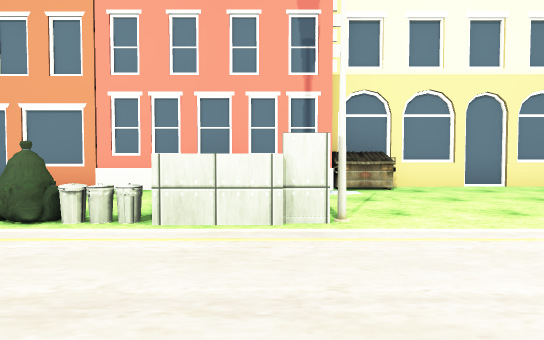
View 1 (above)

24 first-person views from a walk through a Unity game level. The camera is 1.2 m above the floor, tilts 2° down and sees 75° across. The floor is counted in squares, 2 m on a side. Each view is taken from the middle of a square. On the plan, view 1 faces up. The plan holds only what a view shows up to about 10 squares ahead; the rest is blank. The place goes on beyond the plan. The player character is not drawn. Some surface patterns are stand-ins.

View 2
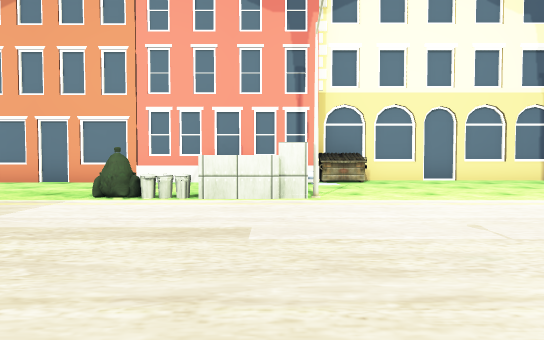

View 3
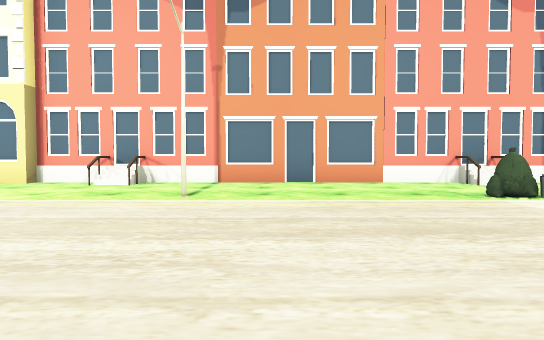

View 4
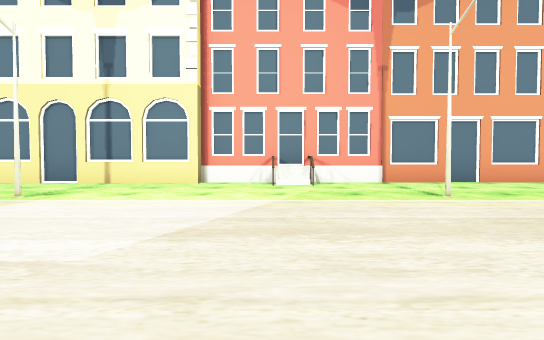

View 5
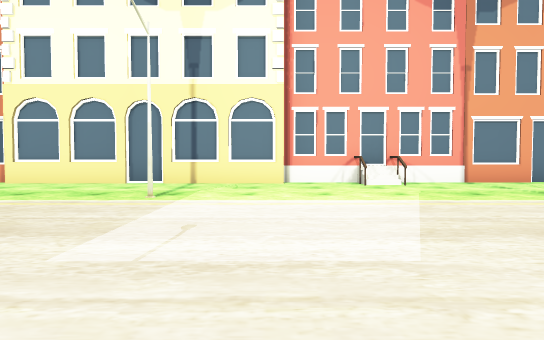

View 6
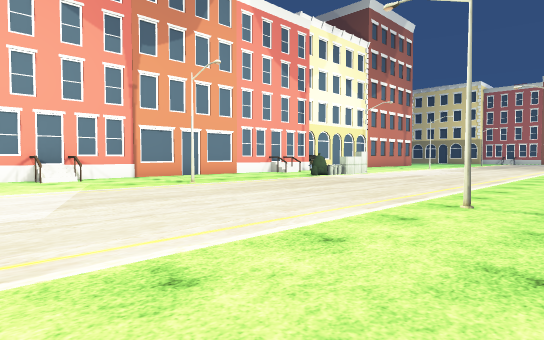

View 7
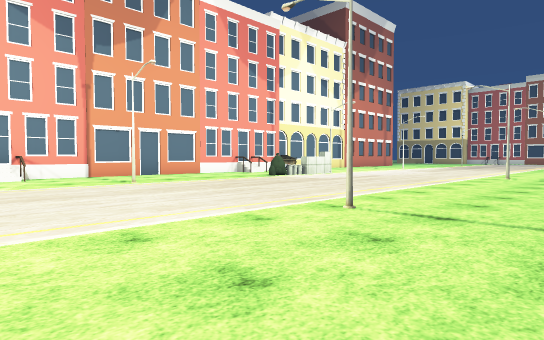

View 8
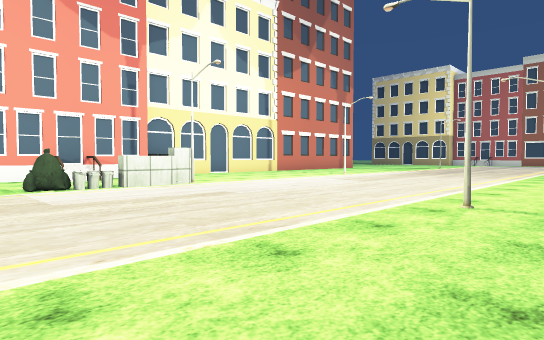

View 9
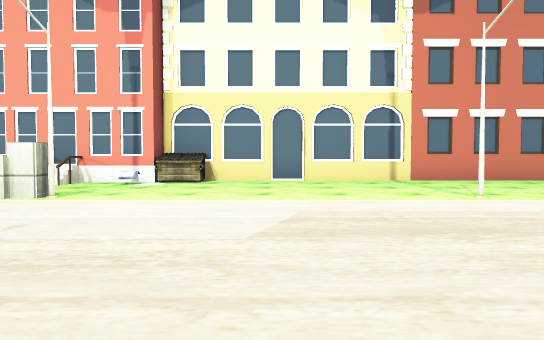

View 10
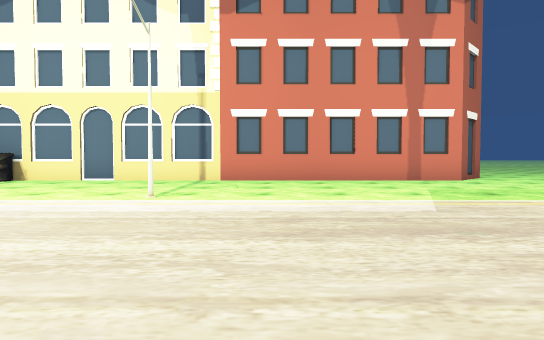

View 11
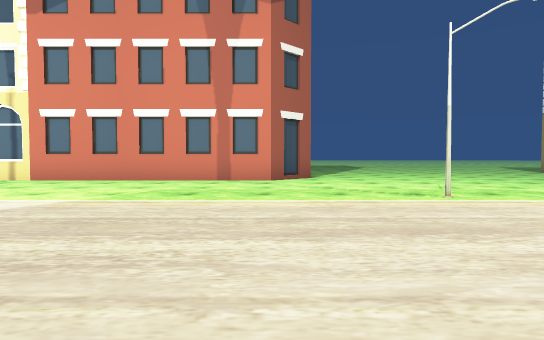

View 12
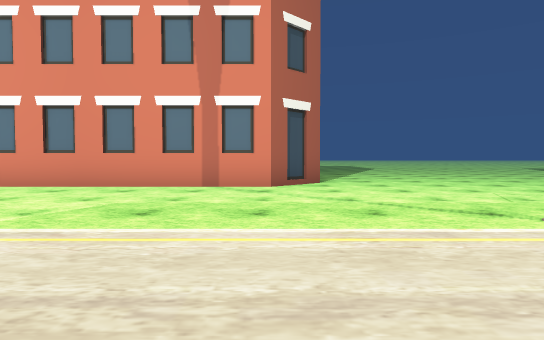

View 13
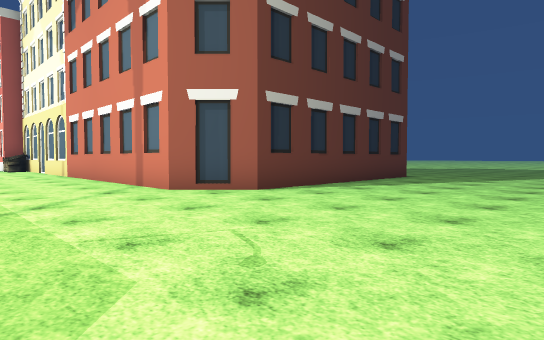

View 14
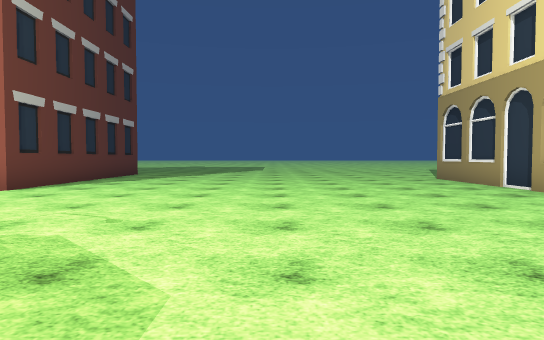

View 15
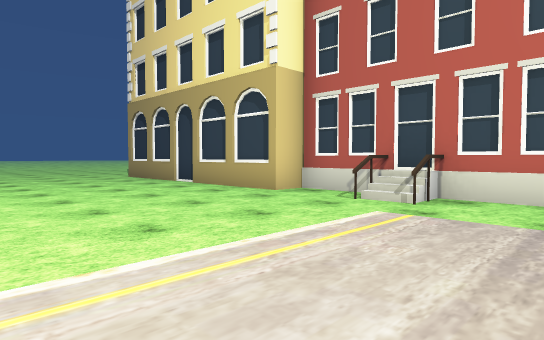

View 16
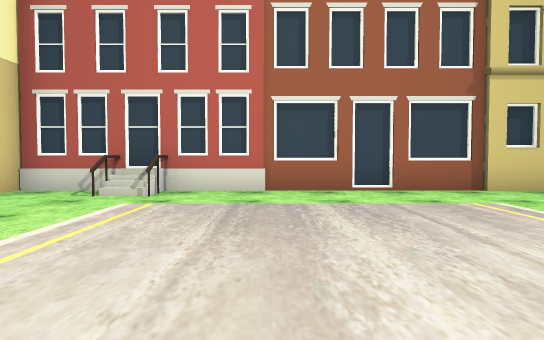

View 17
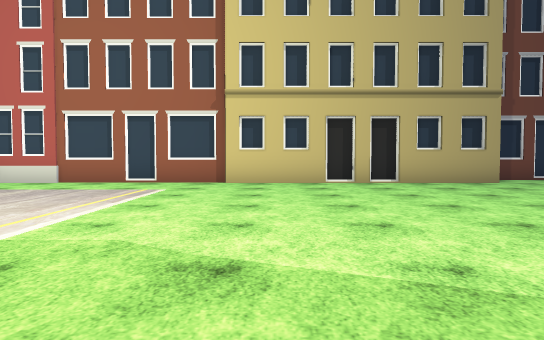

View 18
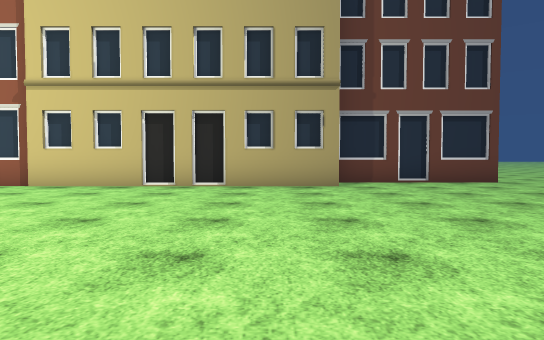

View 19
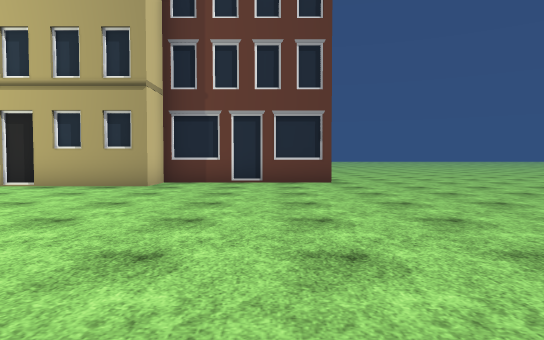

View 20
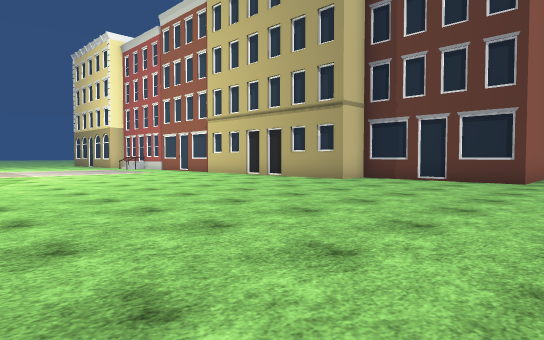

View 21
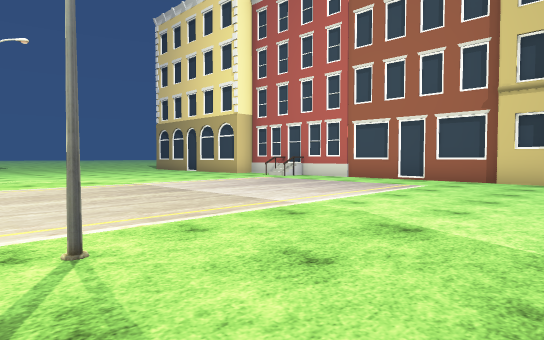

View 22
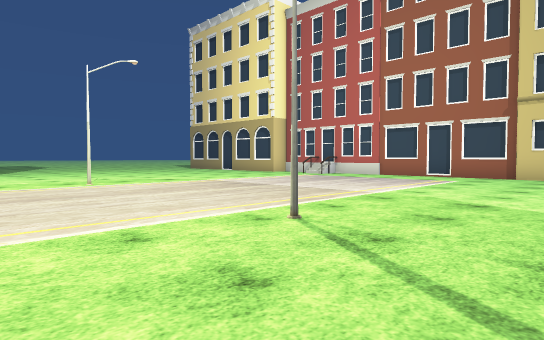

View 23
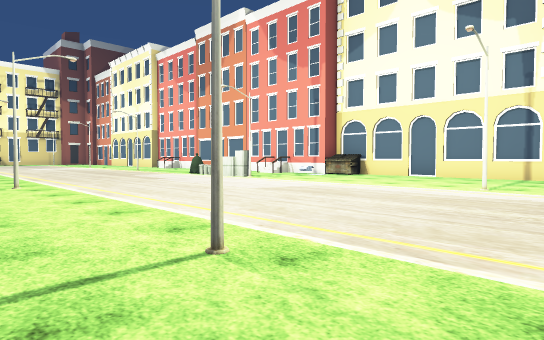

View 24
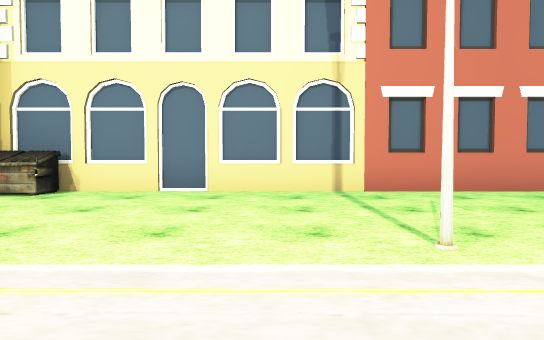

### Floor plan
Key: @ floor where view 1 was taken; # wall or solid block; . floor; / step, stairs or slope; U dumpster; B box; O other object.
Columns run from 17 left of view 1 to 28 right of it. Each row starts with its distance up from view 1.
 15                                   ..
 14                                  ....
 13                                 #....
 12                                 #.........#
 11                                 #.........#
 10                                 #.........#
  9                                 #.........#
  8                   ###############.........#
  7  ### ##############U......................#
  6 ##.###.##......./BO.......................##
  5 ...........................................#
  4 .................O........................##
  3  ..#......#...OOO ......#.........#.......##
  2   .............O...........................#
  1   .........................................#
  0    ..............@.........................#
 -1     ........................  .............#
 -2      ......................    ............#
 -3      .....#.......#.....#..    ...#........#
 -4      .............    .....    ............#
 -5       .....                    ............#
 -6                                    ........#
 -7                                    ........#
 -8                                    ........#
 -9                                    ........##
-10                                    .........#
-11                                   ..........#
-12                                   ..........#
-13                                   ..........##
-14                                   ............
-15                                   ............

Where each view was taken, in squares from view 1:
view 1: 0 up, 0 right, facing up
view 2: 2 down, 0 right, facing up
view 3: 2 down, 6 left, facing up
view 4: 2 down, 10 left, facing up
view 5: 2 down, 12 left, facing up
view 6: 4 down, 12 left, facing up-right
view 7: 5 down, 11 left, facing up-right
view 8: 4 down, 4 left, facing up-right
view 9: 2 down, 4 right, facing up
view 10: 2 down, 9 right, facing up
view 11: 2 down, 14 right, facing up
view 12: 0 up, 14 right, facing up
view 13: 4 up, 20 right, facing up-left
view 14: 2 up, 20 right, facing up
view 15: 1 up, 20 right, facing up-right
view 16: 1 up, 19 right, facing right
view 17: 4 down, 17 right, facing right
view 18: 8 down, 18 right, facing right
view 19: 12 down, 18 right, facing right
view 20: 15 down, 17 right, facing up-right
view 21: 5 down, 16 right, facing up-right
view 22: 5 down, 14 right, facing up-right
view 23: 4 down, 9 right, facing up-left
view 24: 1 up, 6 right, facing up
